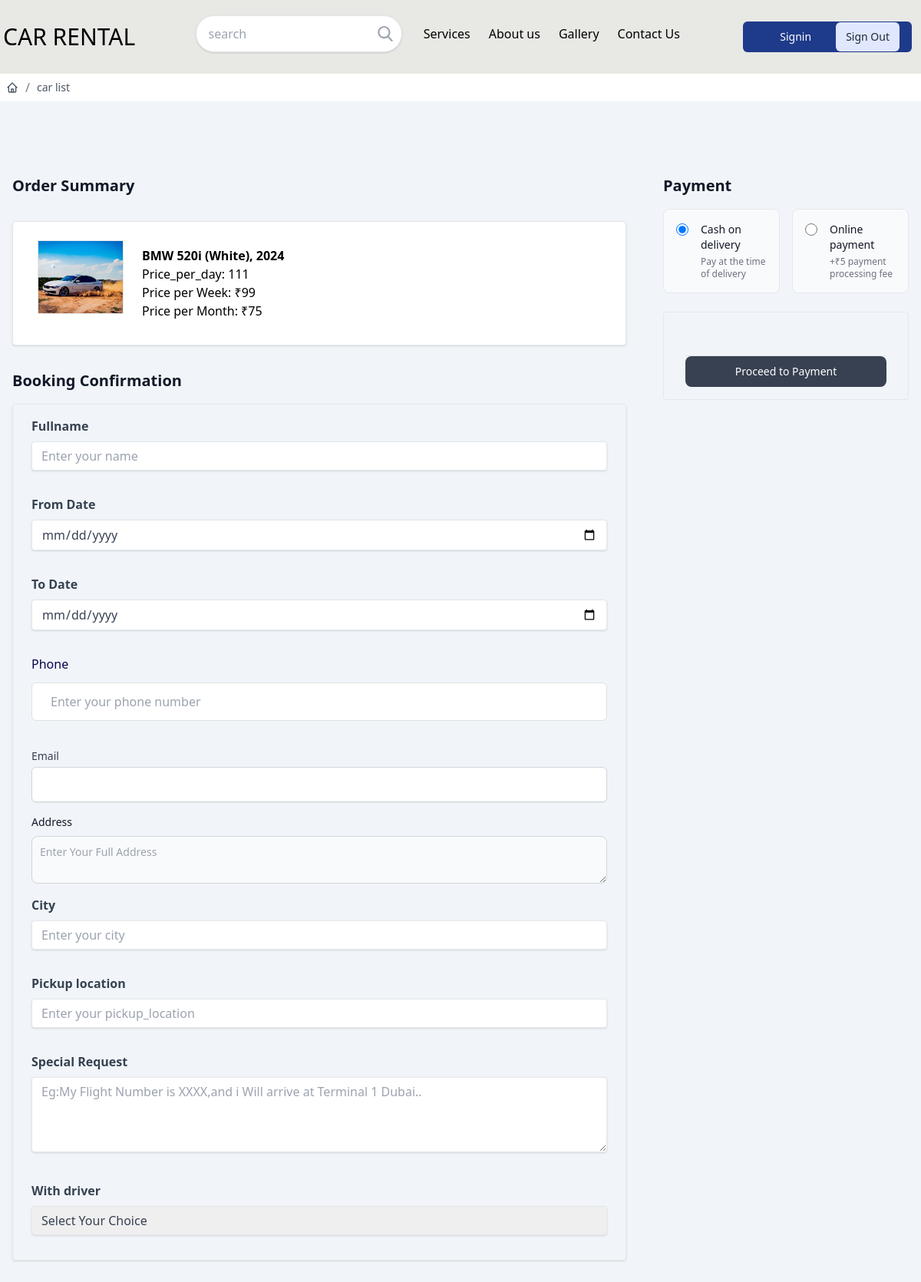
Page /car/100/booking/ (signed in) on the committed database.
### store/models.py (models this page shows, shortened)
class BaseModel(models.Model):
    creaed_date=models.DateTimeField(auto_now_add=True)
    updated_date=models.DateTimeField(auto_now=True)
    is_active=models.BooleanField(default=False)

class Car(BaseModel):
    title=models.CharField(max_length=200)
    category_objects=models.ManyToManyField(Category)
    brand_object=models.ForeignKey(Brand,on_delete=models.CASCADE,related_name="brands")
    body=models.ForeignKey(BodyType,on_delete=models.CASCADE,related_name="cars")
    year=models.PositiveIntegerField()
    CONDITION_CHOICES=(
        ("New","New"),
        ("Used","Used"),
    )
    condition=models.CharField(max_length=20,choices=CONDITION_CHOICES,default="used")
    gear_type=models.CharField(max_length=100,default="Automatic")
    fuel_choices=(
        ("petrol","Petrol"),
        ("diesel","Diesel"),
        ("Electric","Electric"),
        ("Hybrid","Hybrid")
    )
    fuel_type=models.CharField(max_length=100,choices=fuel_choices,default="petrol")
    mileage=models.CharField(max_length=200)
    color=models.CharField(max_length=100)
    seats=models.PositiveIntegerField()
    picture=models.ImageField(upload_to="car_images",null=True,blank=True)
    price_per_day=models.PositiveIntegerField()
    price_per_week=models.PositiveIntegerField()
    price_per_month=models.PositiveIntegerField()
    stock_car=models.PositiveIntegerField(default=0)
    description=models.TextField()

### store/views.py (the view, shortened to what this page needs)
# urls.py: path('car/<int:pk>/booking/',views.CarBookingConfirmView.as_view(),name="booking-confirm"),
@method_decorator(decs,name="dispatch")
class CarBookingConfirmView(View):
    template_name="booking_confirm.html"
    form_class=BookingConfirmForm
    def get(self,request,*args,**kwargs):
        car_id=kwargs.get("pk")
        car=Car.objects.get(id=car_id)
        form_instance=self.form_class()
        discount=car.discounts.filter(active=True).first()
        return render(request,self.template_name,{"form":form_instance,"car":car, "discount": discount})

### store/forms.py (shortened to what this page needs)
class BookingConfirmForm(forms.ModelForm):
    class Meta:
        model=CarBooking
        fields=['fullname', 'from_date','to_date','phone','email','address','city','pickup_location','special_request','with_driver','payment_method']
        widgets={
            "from_date":forms.DateInput(attrs={"class":"form-control","type":"date"}),
            "to_date":forms.DateInput(attrs={"class":"form-control","type":"date"}),
            "with_driver":forms.Select(attrs={"class":"form-control form-select"})
        }

### store/templates/booking_confirm.html (shortened to what this page needs)
{%extends 'base.html'%}
{%block main_block%}
<div class="p-2 ">
    <nav aria-label="Breadcrumb">
        <ol class="flex items-center gap-1 text-sm text-gray-600">
            <li>
                <a href="{% url 'home' %}" class="block transition hover:text-gray-700">
                </a>
            </li>
            <li class="rtl:rotate-180">
                <svg xmlns="http://www.w3.org/2000/svg" fill="none" viewBox="0 0 24 24" stroke-width="1.5"
                    stroke="currentColor" class="size-4">
                    <path stroke-linecap="round" stroke-linejoin="round" d="m9 20.247 6-16.5" />
                </svg>
            </li>
            <li>
                <a href="{% url 'car-list'%}" class="block transition hover:text-gray-700"> car list </a>
            </li>
        </ol>
    </nav>
</div>
<section class="bg-slate-100 py-8 antialiased light:bg-gray-900 md:py-16">
    <form action="" method="post" class="mx-auto max-w-screen-xl px-4 2xl:px-0">
        <div class="mt-6 sm:mt-8 lg:flex lg:items-start lg:gap-12 xl:gap-16">
            <div class="min-w-0 flex-1 space-y-8">
                  <h2 class="text-xl font-semibold text-gray-900 light:text-white">Order Summary</h2>
                  <div class="space-y-3 border bg-white px-2 py-4 sm:px-6 shadow rounded">
                      <div class="flex flex-col rounded-lg bg-white sm:flex-row">
                          <img class="m-2 h-24 w-28 border object-cover object-center" src="{{car.picture.url}}" alt="" />
                          <div class="flex w-full flex-col px-4 py-4">
                              <span class="font-semibold">{{car.title}}</span>
                              <span class="float-right text-dark-400">Price_per_day: {{car.price_per_day}}</span>
                              <span class="float-right text-dark-400">Price per Week: ₹{{ car.price_per_week }}</span>
                              <span class="float-right text-dark-400">Price per Month: ₹{{ car.price_per_month }}</span>
                          </div>
                      </div>
                  </div>
                <div class="space-y-4">
                    <h2 class="text-xl font-semibold text-gray-900 light:text-white">Booking Confirmation</h2>
                    <div class="grid grid-cols-1 gap-4 sm:grid-cols-1 border px-4 py-4 sm:px-6 shadow rounded">
                        <div class="mb-4">
                            <label class="block text-gray-700 font-bold mb-2" for="name">
                                Fullname
                            </label>
                            <input
                                class="shadow appearance-none border rounded w-full py-2 px-3 text-gray-700 leading-tight focus:outline-none focus:shadow-outline"
                                name="fullname" type="text" placeholder="Enter your name">
                        </div>
                        <div class="mb-4">
                            <label class="block text-gray-700 font-bold mb-2" for="date">
                                From Date
                            </label>
                            <input
                                class="shadow appearance-none border rounded w-full py-2 px-3 text-gray-700 leading-tight focus:outline-none focus:shadow-outline"
                                name="from_date" type="date" placeholder="Select a date">
                        </div>
                        <div class="mb-4">
                            <label class="block text-gray-700 font-bold mb-2" for="date">
                                To Date
                            </label>
                            <input
                                class="shadow appearance-none border rounded w-full py-2 px-3 text-gray-700 leading-tight focus:outline-none focus:shadow-outline"
                                name="to_date" type="date" placeholder="Select a date">
                        </div>
                        <div class="mb-5">
                            <label for="number" class="mb-3 block text-base font-medium text-[#07074D]">
                                Phone
                            </label>
                            <input type="text" name="phone"  placeholder="Enter your phone number"
                                class="w-full rounded-md border border-[#e0e0e0] bg-white py-3 px-6 text-base font-medium text-[#6B7280] outline-none focus:border-[#6A64F1] focus:shadow-md" />
                        </div>
                        <div>
                            <label for="email" class="block text-sm font-medium text-gray-700">Email</label>
                            <div class="mt-1">
                                <input name="email" type="email" autocomplete="email-address" required
                                    class="px-2 py-3 mt-1 block w-full rounded-md border border-gray-300 shadow-sm focus:border-sky-500 focus:outline-none focus:ring-sky-500 sm:text-sm" />
                            </div>
                        </div>
                        <div>
                            <label for="address" class="mb-2 block text-sm font-medium text-gray-900 light:text-white">
                                Address  </label>
                            <textarea name="address"
                                class="block w-full rounded-lg border border-gray-300 bg-gray-50 p-2.5 text-sm text-gray-900 focus:border-primary-500 focus:ring-primary-500 light:border-gray-600 light:bg-gray-700 light:text-white light:placeholder:text-gray-400 light:focus:border-primary-500 light:focus:ring-primary-500"
                                placeholder="Enter Your Full Address"></textarea>
                        </div>
                        <div class="mb-4">
                            <label class="block text-gray-700 font-bold mb-2" for="city">
                                City
                            </label>
                            <input
                                class="shadow appearance-none border rounded w-full py-2 px-3 text-gray-700 leading-tight focus:outline-none focus:shadow-outline"
                                name="city" type="text" placeholder="Enter your city">
                        </div>
                        <div class="mb-4">
                            <label class="block text-gray-700 font-bold mb-2" for="location">
                                Pickup location
                            </label>
                            <input
                                class="shadow appearance-none border rounded w-full py-2 px-3 text-gray-700 leading-tight focus:outline-none focus:shadow-outline"
                                name="pickup_location" type="text" placeholder="Enter your pickup_location">
                        </div>
                        <div class="mb-4">
                            <label class="block text-gray-700 font-bold mb-2" for="message" >
                                Special Request
                            </label>
                            <textarea
                                class="shadow appearance-none border rounded w-full py-2 px-3 text-gray-700 leading-tight focus:outline-none focus:shadow-outline"
                                name="special_request"   rows="4"
                                placeholder="Eg:My Flight Number is XXXX,and i Will arrive at Terminal 1 Dubai.."></textarea>
                        </div>
                        <div class="mb-4">
                            <label class="block text-gray-700 font-bold mb-2" for="with_driver">
                                With driver
                            </label>
                            <select
                                class="shadow appearance-none border rounded w-full py-2 px-3 text-gray-700 leading-tight focus:outline-none focus:shadow-outline"
                                name="with_driver" >
                                <option value="Select Your Choice">Select Your Choice</option>
                            </select>
                        </div>
                    </div>
                </div>
            </div>
            <div class="mt-6 w-full space-y-6 sm:mt-8 lg:mt-0 lg:max-w-xs xl:max-w-md">
                <div class="space-y-4">
                    <h3 class="text-xl font-semibold text-gray-900 light:text-white">Payment</h3>
                    <div class="grid grid-cols-1 gap-4 md:grid-cols-2">
                        <div
                            class="rounded-lg border border-gray-200 bg-gray-50 p-4 ps-4 light:border-gray-700 light:bg-gray-800">
                            <div class="flex items-start">
                                <div class="flex h-5 items-center">
                                    <input id="credit-card" name="payment_method" aria-describedby="credit-card-text"
                                        type="radio" value="COD"
                                        class="h-4 w-4 border-gray-300 bg-white text-primary-600 focus:ring-2 focus:ring-primary-600 light:border-gray-600 light:bg-gray-700 light:ring-offset-gray-800 light:focus:ring-primary-600"
                                        checked />
                                </div>
                                <div class="ms-4 text-sm">
                                    <label for="credit-card"
                                        class="font-medium leading-none text-gray-900 light:text-white"> Cash on
                                        delivery </label>
                                    <p id="credit-card-text"
                                        class="mt-1 text-xs font-normal text-gray-500 light:text-gray-400">Pay at the
                                        time of delivery</p>
                                </div>
                            </div>
                        </div>
                        <div
                            class="rounded-lg border border-gray-200 bg-gray-50 p-4 ps-4 light:border-gray-700 light:bg-gray-800">
                            <div class="flex items-start">
                                <div class="flex h-5 items-center">
                                    <input id="pay-on-delivery" name="payment_method"
                                        aria-describedby="pay-on-delivery-text" type="radio" value="ONLINE"
                                        class="h-4 w-4 border-gray-300 bg-white text-primary-600 focus:ring-2 focus:ring-primary-600 light:border-gray-600 light:bg-gray-700 light:ring-offset-gray-800 light:focus:ring-primary-600" />
                                </div>
                                <div class="ms-4 text-sm">
                                    <label for="pay-on-delivery"
                                        class="font-medium leading-none text-gray-900 light:text-white"> Online payment
                                    </label>
                                    <p id="pay-on-delivery-text"
                                        class="mt-1 text-xs font-normal text-gray-500 light:text-gray-400">+₹5 payment
                                        processing fee</p>
                                </div>
                            </div>
                        </div>
                    </div>
                </div>
                <div class="flow-root border rounded p-7">
                    <div class="-my-3 divide-y divide-gray-200 light:divide-gray-800">
                        <dl class="flex items-center justify-between gap-4 py-3">
                        </dl>
                    <div class="space-y-3 mt-4">
                        <button type="submit"
                            class="flex w-full items-center justify-center rounded-lg bg-gray-700 px-5 py-2.5 text-sm font-medium text-white hover:bg-gray-800 focus:outline-none focus:ring-4 focus:ring-gray-300 light:bg-gray-600 light:hover:bg-gray-700 light:focus:ring-gray-800">Proceed
                            to Payment</button>
                    </div>
                </div>
            </div>
        </div>
    </form>
</section>
{%endblock%}

### rows in the picture
Car: picture (picture), title "BMW 520i (White), 2024", price_per_day "111", price_per_week "99", price_per_month "75"
